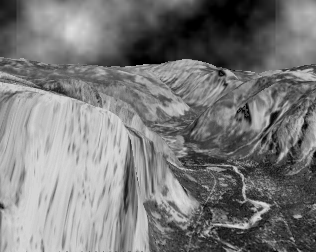
%> input picture Semester2/AutonomousRobotics/Cedric/EmreOzanAlkanOpticalFlowCode/Multi-LK/yos9.tif, 316 x 252 px
$ octave --eval "result = HierarchicalLK;"   (GNU Octave 9; MATLAB toolbox functions it lacks are replaced by stand-ins)
%> lines starting %> are read from the running program, lines starting %| are printed output that depends on the picture
### Semester2/AutonomousRobotics/Cedric/EmreOzanAlkanOpticalFlowCode/Multi-HS/Reduce.m
function smallIm = Reduce(im)
% REDUCE	Compute smaller layer of Gaussian Pyramid

% Sohaib Khan, Feb 16, 2000

%Algo
%Gaussian mask = [0.05 0.25 0.4 0.25 0.05]
% Apply 1d mask to alternate pixels along each row of image
% apply 1d mask to each pixel along alternate columns of resulting image

% the mask that we're going to apply to the image
mask = [0.05 0.25 0.4 0.25 0.05];

% apply the mask to the image (horizontally)
% and take crop the two left-most and right-most columns
hResult = conv2(im, mask);
hResult = hResult(:,3:size(hResult,2)-2);
hResult = hResult(:, 1:2:size(hResult,2));

% apply the mask to the horizontal result (vertically)
% applying transpose of mask
% crop the two top and bottom rows
vResult = conv2(hResult, mask');
vResult = vResult(3:size(vResult,1)-2, :);
vResult = vResult(1:2:size(vResult,1),:);

smallIm = vResult;

### Semester2/AutonomousRobotics/Cedric/EmreOzanAlkanOpticalFlowCode/computeDerivatives.m
function [fx, fy, ft] = computeDerivatives(im1, im2)

if size(im2, 1) == 0
    im2 = zeros(size(im1));
end

fx = conv2(im1, 0.25 * [-1 1; -1 1],'same') + conv2(im2, 0.25 * [-1 1; -1 1], 'same');
fy = conv2(im1, 0.25 * [-1 -1; 1 1], 'same') + conv2(im2, 0.25 * [-1 -1; 1 1], 'same');
ft = conv2(im1, 0.25 * ones(2),'same') + conv2(im2, -0.25 * ones(2), 'same');


% Naive approximation
% fx = conv2(im1,[1 -1]);
% fy = conv2(im1,[1; -1]);
% ft= im2-im1;

### Semester2/AutonomousRobotics/Cedric/EmreOzanAlkanOpticalFlowCode/LucasKanade.m
function [u, v] = LucasKanade(im1, im2, windowSize)
%LucasKanade : Original lucas kanade algorithm, without pyramids (only 1 level);

% If first image is colored, we convert to gray scale
if size(size(im1), 2) == 3
    im1 = rgb2gray(im1);
end

% If second image is colored, we convert to gray scale
if size(size(im2), 2) == 3
    im2 = rgb2gray(im2);
end

% We convert images to double
im1 = double(im1);
im2 = double(im2);

% We compute the derivaton on x, y and time, with 2x2 mask
[fx, fy, ft] = computeDerivatives(im1, im2);

% We initializing u and v with size of the images
u = zeros(size(im1));
v = zeros(size(im2));

% We define half window size to use in loop not to go out of indexes or
% iterate less on right corners.
halfWindow = floor(windowSize / 2);


for i = halfWindow + 1 : size(fx, 1) - halfWindow

   for j = halfWindow + 1 : size(fx, 2) - halfWindow

      % We get derivatives within the window
      curFx = fx(i - halfWindow : i + halfWindow, j - halfWindow : j + halfWindow);
      curFy = fy(i - halfWindow : i + halfWindow, j - halfWindow : j + halfWindow);
      curFt = ft(i - halfWindow : i + halfWindow, j - halfWindow : j + halfWindow);

      % We transpose the derivative values
      curFx = curFx';
      curFy = curFy';
      curFt = curFt';

      % We vectorize the derivative values
      curFx = curFx(:);
      curFy = curFy(:);
      curFt = -curFt(:);

      % We put x and y derivative values into columns in one matirx
      A = [curFx curFy];

      % Lucas Kanade formulation to find u and v
      U = pinv(A' * A) * A' * curFt;

      u(i, j) = U(1);
      v(i, j) = U(2);

   end

end

% We set elements of u and v to 0 who has NaN value
u(isnan(u)) = 0;
v(isnan(v)) = 0;

% We plot our arrows into image using u and v.
plotFlow(u, v, im1, 5, 5);

### Semester2/AutonomousRobotics/Cedric/EmreOzanAlkanOpticalFlowCode/Multi-HS/plotFlow.m
function plotFlow(u, v, imgOriginal, rSize, scale, titleString)
% Creates a quiver plot that displays the optical flow vectors on the
% original first frame (if provided). See the MATLAB Function Reference for
% "quiver" for more info.
%
% Usage:
% plotFlow(u, v, imgOriginal, rSize, scale)
%
% u and v are the horizontal and vertical optical flow vectors,
% respectively. imgOriginal, if supplied, is the first frame on which the
% flow vectors would be plotted. use an empty matrix '[]' for no image.
% rSize is the size of the region in which one vector is visible. scale
% over-rules the auto scaling.
%
% Author: Mohd Kharbat at Cranfield Defence and Security
% mkharbat(at)ieee(dot)org , http://mohd.kharbat.com
% Published under a Creative Commons Attribution-Non-Commercial-Share Alike
% 3.0 Unported Licence http://creativecommons.org/licenses/by-nc-sa/3.0/
%
% October 2008
% Rev: Jan 2009

figure();

if nargin>2
    if sum(sum(imgOriginal)) ~= 0
        imshow(imgOriginal, [0 255]), title(titleString);
        hold on;
    end
end

if nargin<4
    rSize = 5;
end

if nargin<5
    scale = 3;
end

% Enhance the quiver plot visually by showing one vector per region
for i = 1:size(u, 1)
    for j = 1:size(u, 2)
        if floor(i / rSize) ~= i / rSize || floor(j / rSize) ~= j / rSize
            u(i, j) = 0;
            v(i, j) = 0;
        end
    end
end

quiver(u, v, scale, 'color', 'b', 'linewidth', 2);

set(gca, 'YDir', 'reverse');

### Semester2/AutonomousRobotics/Cedric/EmreOzanAlkanOpticalFlowCode/Multi-LK/HierarchicalLK.m
function [u,v,cert] = HierarchicalLK(im1, im2, numLevels, windowSize, iterations, display)
%HIERARCHICALLK 	Hierarchical Lucas Kanade (using pyramids)
%                   [u,v]=HierarchicalLK(im1, im2, numLevels, windowSize, iterations, display)
%                   Tested for pyramids of height 1, 2, 3 only... operation with
%                   pyramids of height 4 might be unreliable
%
%                  Use quiver(u, -v, 0) to view the results
%
%                  NUMLEVELS    Pyramid Levels (typical value 3)
%                  WINDOWSIZE   Size of smoothing window (typical value 1-4)
%                  ITERATIONS   number of iterations (typical value 1-5)
%                  DISPLAY      1 to display flow fields (1 or 0)
%
%Uses: Reduce, Expand
%
% Sohaib Khan
%   edited 05-15-03 (Yaser)
% yaser@cs.ucf.edu
%
% [1]   B.D. Lucas and T. Kanade, "An Iterative Image Registration technique,
%       with an Application to Stero Vision," Int'l Joint Conference Artifical
%       Intelligence, pp. 121-130, 1981.

%% default parameters
% we check if im1 variable exists on workspace, otherwise we load our
% default images, and set default parameters
if(~exist('im1', 'var'))
    im1 = double(imread('yos9.tif'));
%> im1: size 252x316 double; min 0, max 224, mean 121.7; mean of the top-left, top-right, bottom-left and bottom-right quarters 127.9, 89.6, 178.4, 90.8
    im2 = double(imread('yos10.tif'));
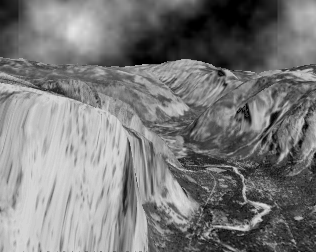
%> input picture Semester2/AutonomousRobotics/Cedric/EmreOzanAlkanOpticalFlowCode/Multi-LK/yos10.tif, 316 x 252 px
%> im2: size 252x316 double; min 0, max 230, mean 122; mean of the top-left, top-right, bottom-left and bottom-right quarters 129.4, 88.6, 178.8, 91.2
    numLevels = 2;
    windowSize = 4;
    iterations = 2;
end

cert = 0;

%% checking

% image size
if (size(im1,1)~=size(im2,1)) | (size(im1,2)~=size(im2,2))
    error('images are not same size');
end;

% graylevel image
if (size(im1,3) ~= 1) | (size(im2, 3) ~= 1)
    error('input should be gray level images');
end;

% check image sizes and crop if not divisible
if (rem(size(im1,1), 2^(numLevels - 1)) ~= 0)
    warning('image will be cropped in height, size of output will be smaller than input!');
    im1 = im1(1:(size(im1,1) - rem(size(im1,1), 2^(numLevels - 1))), :);
    im2 = im2(1:(size(im1,1) - rem(size(im1,1), 2^(numLevels - 1))), :);
end;

if (rem(size(im1,2), 2^(numLevels - 1)) ~= 0)
    warning('image will be cropped in width, size of output will be smaller than input!');
    im1 = im1(:, 1:(size(im1,2) - rem(size(im1,2), 2^(numLevels - 1))));
    im2 = im2(:, 1:(size(im1,2) - rem(size(im1,2), 2^(numLevels - 1))));
end;

%% Build the multiresolution pyramids
% We get reference to im1 and im2 variables, then on attempt to change they will
% become copy of im1 and im2
pyramid1 = im1;
pyramid2 = im2;

for i=2:numLevels
    im1 = Reduce(im1);
    im2 = Reduce(im2);
    pyramid1(1:size(im1,1), 1:size(im1,2), i) = im1;
    pyramid2(1:size(im2,1), 1:size(im2,2), i) = im2;
end;
%> this loop made 1 pass
%> pass 1, in Reduce, `vResult = conv2(hResult, mask');`:
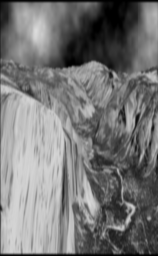
%> vResult: size 256x158 double; min 0, max 219.2, mean 119.5
%> after the loop:
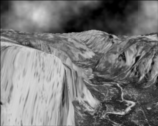
%> im1: size 126x158 double; min 0, max 219.1, mean 121.1
%> after the loop:
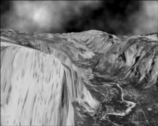
%> im2: size 126x158 double; min 0, max 225.3, mean 121.4

%% optical flow computation

% base level computation
% first guess for the optical flow, so we can feed them to the next steps
disp('Computing Level 1');
baseIm1 = pyramid1(1:(size(pyramid1,1)/(2^(numLevels-1))), 1:(size(pyramid1,2)/(2^(numLevels-1))), numLevels);
baseIm2 = pyramid2(1:(size(pyramid2,1)/(2^(numLevels-1))), 1:(size(pyramid2,2)/(2^(numLevels-1))), numLevels);
[u,v] = LucasKanade(baseIm1, baseIm2, windowSize);
%> in computeDerivatives, `fy = conv2(im1, 0.25 * [-1 -1; 1 1], 'same') + conv2(im2, 0.25 * [-1 -..`:
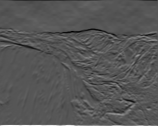
%> fy: size 126x158 double; min -102, max 199.2, mean 0.5; drawn with min black and max white
%> after the loop in LucasKanade, `for i = halfWindow + 1 : size(fx, 1) - halfWindow`:
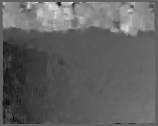
%> u: size 126x158 double; min -2.53, max 4.08, mean 0.0014; drawn with min black and max white
%> after the loop in LucasKanade, `for i = halfWindow + 1 : size(fx, 1) - halfWindow`:
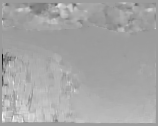
%> v: size 126x158 double; min -5.66, max 3.57, mean 0.389; drawn with min black and max white
%> the run ends on the next line

for r = 1:iterations
    [u, v] = LucasKanadeRefined(u, v, baseIm1, baseIm2);
end

%propagating flow 2 higher levels
for i = 2:numLevels
    disp(['Computing Level ', num2str(i)]);
    uEx = 2 * imresize(u,size(u)*2);   % use appropriate expand function (gaussian, bilinear, cubic, etc).
    vEx = 2 * imresize(v,size(v)*2);

    curIm1 = pyramid1(1:(size(pyramid1,1)/(2^(numLevels - i))), 1:(size(pyramid1,2)/(2^(numLevels - i))), (numLevels - i)+1);
    curIm2 = pyramid2(1:(size(pyramid2,1)/(2^(numLevels - i))), 1:(size(pyramid2,2)/(2^(numLevels - i))), (numLevels - i)+1);

    [u, v] = LucasKanadeRefined(uEx, vEx, curIm1, curIm2);

    for r = 1:iterations
        [u, v, cert] = LucasKanadeRefined(u, v, curIm1, curIm2);
    end
end;

if (display==1)
    figure, quiver(Reduce((Reduce(medfilt2(flipud(u),[5 5])))), -Reduce((Reduce(medfilt2(flipud(v),[5 5])))), 0), axis equal
end
